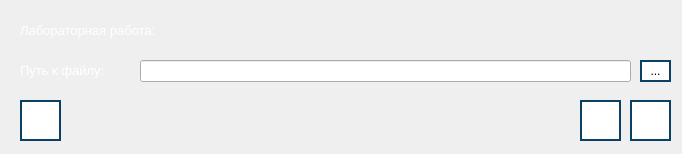
<?xml version="1.0" encoding="UTF-8"?>
<ui version="4.0">
 <class>AddPracticWork</class>
 <widget class="QDialog" name="AddPracticWork">
  <property name="geometry">
   <rect>
    <x>0</x>
    <y>0</y>
    <width>682</width>
    <height>154</height>
   </rect>
  </property>
  <property name="windowTitle">
   <string>Добавление новой работы - RayTracing</string>
  </property>
  <widget class="QLabel" name="label">
   <property name="geometry">
    <rect>
     <x>20</x>
     <y>60</y>
     <width>121</width>
     <height>21</height>
    </rect>
   </property>
   <property name="font">
    <font>
     <pointsize>10</pointsize>
    </font>
   </property>
   <property name="styleSheet">
    <string notr="true">color: rgb(255, 255, 255);</string>
   </property>
   <property name="text">
    <string>Путь к файлу:</string>
   </property>
  </widget>
  <widget class="QLineEdit" name="text_path">
   <property name="geometry">
    <rect>
     <x>140</x>
     <y>60</y>
     <width>491</width>
     <height>22</height>
    </rect>
   </property>
  </widget>
  <widget class="QPushButton" name="button_add">
   <property name="geometry">
    <rect>
     <x>580</x>
     <y>100</y>
     <width>41</width>
     <height>41</height>
    </rect>
   </property>
   <property name="toolTip">
    <string>Сохранить и отправить работу</string>
   </property>
   <property name="styleSheet">
    <string notr="true">QPushButton {
    background-color: rgb(255, 255, 255);
    border: 2px solid #094065;
}

QPushButton:pressed {
    background-color:  rgb(118, 118, 118);
}
</string>
   </property>
   <property name="text">
    <string/>
   </property>
   <property name="icon">
    <iconset>
     <normaloff>images/complete-button.png</normaloff>images/complete-button.png</iconset>
   </property>
   <property name="iconSize">
    <size>
     <width>36</width>
     <height>36</height>
    </size>
   </property>
  </widget>
  <widget class="QPushButton" name="button_path">
   <property name="geometry">
    <rect>
     <x>640</x>
     <y>60</y>
     <width>31</width>
     <height>22</height>
    </rect>
   </property>
   <property name="toolTip">
    <string>Указать путь к файлу</string>
   </property>
   <property name="styleSheet">
    <string notr="true">QPushButton {
    background-color: rgb(255, 255, 255);
    border: 2px solid #094065;
}

QPushButton:pressed {
    background-color:  rgb(118, 118, 118);
}
</string>
   </property>
   <property name="text">
    <string>...</string>
   </property>
  </widget>
  <widget class="QPushButton" name="button_exit">
   <property name="geometry">
    <rect>
     <x>630</x>
     <y>100</y>
     <width>41</width>
     <height>41</height>
    </rect>
   </property>
   <property name="toolTip">
    <string>Закрыть окно добавления новой работы</string>
   </property>
   <property name="styleSheet">
    <string notr="true">QPushButton {
    background-color: rgb(255, 255, 255);
    border: 2px solid #094065;
}

QPushButton:pressed {
    background-color:  rgb(118, 118, 118);
}
</string>
   </property>
   <property name="text">
    <string/>
   </property>
   <property name="icon">
    <iconset>
     <normaloff>images/exit-button.png</normaloff>images/exit-button.png</iconset>
   </property>
   <property name="iconSize">
    <size>
     <width>32</width>
     <height>32</height>
    </size>
   </property>
  </widget>
  <widget class="QLabel" name="label_2">
   <property name="geometry">
    <rect>
     <x>20</x>
     <y>20</y>
     <width>191</width>
     <height>21</height>
    </rect>
   </property>
   <property name="font">
    <font>
     <pointsize>10</pointsize>
    </font>
   </property>
   <property name="styleSheet">
    <string notr="true">color: rgb(255, 255, 255);</string>
   </property>
   <property name="text">
    <string>Лабораторная работа: </string>
   </property>
  </widget>
  <widget class="QLabel" name="label_name_work">
   <property name="geometry">
    <rect>
     <x>220</x>
     <y>20</y>
     <width>411</width>
     <height>31</height>
    </rect>
   </property>
   <property name="font">
    <font>
     <pointsize>10</pointsize>
    </font>
   </property>
   <property name="styleSheet">
    <string notr="true">color: rgb(255, 255, 255);</string>
   </property>
   <property name="text">
    <string/>
   </property>
  </widget>
  <widget class="QPushButton" name="button_help">
   <property name="geometry">
    <rect>
     <x>20</x>
     <y>100</y>
     <width>41</width>
     <height>41</height>
    </rect>
   </property>
   <property name="toolTip">
    <string>Получить справку</string>
   </property>
   <property name="styleSheet">
    <string notr="true">QPushButton {
    background-color: rgb(255, 255, 255);
    border: 2px solid #094065;
}

QPushButton:pressed {
    background-color:  rgb(118, 118, 118);
}
</string>
   </property>
   <property name="text">
    <string/>
   </property>
   <property name="icon">
    <iconset>
     <normaloff>images/help-button.png</normaloff>images/help-button.png</iconset>
   </property>
   <property name="iconSize">
    <size>
     <width>36</width>
     <height>36</height>
    </size>
   </property>
  </widget>
 </widget>
 <resources/>
 <connections/>
</ui>
